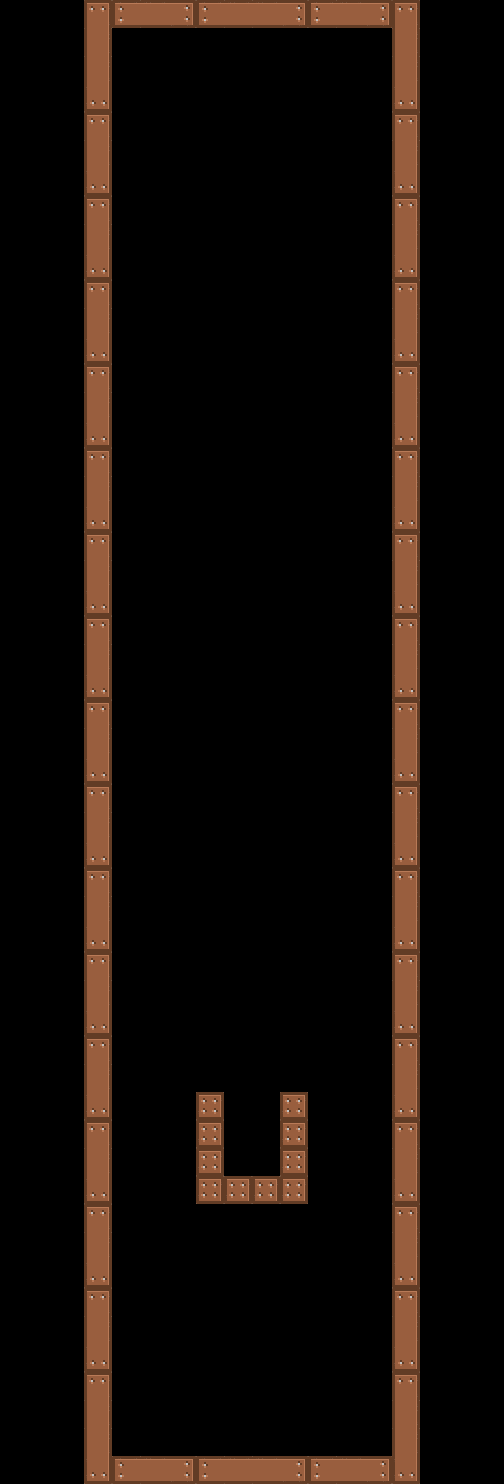

A level layout from a 2D game, rendered from its tile map. Below: a short description, then the map file with tile-grid data replaced by summaries:
An orthogonal 18x53 tile map with 28x28 px tiles, 2 tile layers (sky, collision) and 116 objects.

<map version="1.2" tiledversion="1.2.1" orientation="orthogonal" renderorder="right-down" width="18" height="53" tilewidth="28" tileheight="28" infinite="0" nextlayerid="113" nextobjectid="1696">
 <tileset firstgid="1" name="GallinatorSprite" tilewidth="28" tileheight="28" tilecount="100" columns="10">
  <image source="../images/GallinatorTile.png" width="280" height="280" />
  <tile id="0">
   <properties>
    <property name="Class" value="Cloud" />
   </properties>
  </tile>
  <tile id="1">
   <properties>
    <property name="Class" value="Tronco" />
   </properties>
  </tile>
  <tile id="2">
   <properties>
    <property name="Class" value="Chupachups" />
   </properties>
  </tile>
  <tile id="3">
   <properties>
    <property name="Class" value="Bastoncillo" />
   </properties>
  </tile>
  <tile id="4">
   <properties>
    <property name="Class" value="ChocoBlanco" />
   </properties>
  </tile>
  <tile id="5">
   <properties>
    <property name="Class" value="ChocoNegro" />
   </properties>
  </tile>
  <tile id="6">
   <properties>
    <property name="Class" value="Egipto1" />
   </properties>
  </tile>
  <tile id="7">
   <properties>
    <property name="Class" value="Egipto2" />
   </properties>
  </tile>
  <tile id="8">
   <properties>
    <property name="Class" value="Espada" />
   </properties>
  </tile>
  <tile id="9">
   <properties>
    <property name="Class" value="Flauta" />
   </properties>
  </tile>
  <tile id="10">
   <properties>
    <property name="Class" value="Hueso" />
   </properties>
  </tile>
  <tile id="11">
   <properties>
    <property name="Class" value="HuesoDino" />
   </properties>
  </tile>
  <tile id="12">
   <properties>
    <property name="Class" value="Jabon" />
   </properties>
  </tile>
  <tile id="13">
   <properties>
    <property name="Class" value="Ladrillo" />
   </properties>
  </tile>
  <tile id="14">
   <properties>
    <property name="Class" value="Lanza" />
   </properties>
  </tile>
  <tile id="15">
   <properties>
    <property name="Class" value="Lapiz" />
   </properties>
  </tile>
  <tile id="16">
   <properties>
    <property name="Class" value="Manilla" />
   </properties>
  </tile>
  <tile id="17">
   <properties>
    <property name="Class" value="Nave" />
   </properties>
  </tile>
  <tile id="18">
   <properties>
    <property name="Class" value="Pincel" />
   </properties>
  </tile>
  <tile id="19">
   <properties>
    <property name="Class" value="Pompero" />
   </properties>
  </tile>
  <tile id="20">
   <properties>
    <property name="Class" value="Roca" />
   </properties>
  </tile>
  <tile id="21">
   <properties>
    <property name="Class" value="Surf" />
   </properties>
  </tile>
  <tile id="22">
   <properties>
    <property name="Class" value="Tornillo" />
   </properties>
  </tile>
  <tile id="23">
   <properties>
    <property name="Class" value="Trineo" />
   </properties>
  </tile>
  <tile id="24">
   <properties>
    <property name="Class" value="Trompeta" />
   </properties>
  </tile>
  <tile id="25">
   <properties>
    <property name="Class" value="Via" />
   </properties>
  </tile>
  <tile id="26">
   <properties>
    <property name="Class" value="Viga" />
   </properties>
  </tile>
  <tile id="27">
   <properties>
    <property name="Class" value="Zanahoria" />
   </properties>
  </tile>
  <tile id="80">
   <properties>
    <property name="Class" value="Pizza" />
   </properties>
  </tile>
  <tile id="81">
   <properties>
    <property name="Class" value="Hamburger" />
   </properties>
  </tile>
  <tile id="82">
   <properties>
    <property name="Class" value="Reloj" />
   </properties>
  </tile>
  <tile id="83">
   <properties>
    <property name="Class" value="Helado" />
   </properties>
  </tile>
  <tile id="84">
   <properties>
    <property name="Class" value="Maiz" />
   </properties>
  </tile>
  <tile id="85">
   <properties>
    <property name="Class" value="Polo" />
   </properties>
  </tile>
  <tile id="86">
   <properties>
    <property name="Class" value="Trigo" />
   </properties>
  </tile>
  <tile id="87">
   <properties>
    <property name="Class" value="Muelle" />
   </properties>
  </tile>
  <tile id="88">
   <properties>
    <property name="Class" value="ChangeDirection" />
   </properties>
  </tile>
  <tile id="89">
   <properties>
    <property name="Class" value="Zorro" />
   </properties>
  </tile>
  <tile id="90">
   <properties>
    <property name="Class" value="Player" />
   </properties>
  </tile>
  <tile id="91">
   <properties>
    <property name="Class" value="Home" />
   </properties>
  </tile>
  <tile id="92">
   <properties>
    <property name="Class" value="Egg" />
   </properties>
  </tile>
  <tile id="93">
   <properties>
    <property name="Class" value="EggGolden" />
   </properties>
  </tile>
 </tileset>
 <layer id="111" name="sky" width="18" height="53">
  <properties>
   <property name="boundingBox" value="true" />
   <property name="type" value="0" />
  </properties>
  <data>[954 cells, 12 non-empty, 1 distinct tile ids]</data>
 </layer>
 <layer id="112" name="collision" width="18" height="53">
  <properties>
   <property name="collision" value="true" />
  </properties>
  <data>[954 cells, 136 non-empty, 7 distinct tile ids]</data>
 </layer>
 <objectgroup id="89" name="home">
  <object id="1528" gid="92" x="232" y="1176" width="28" height="28" />
 </objectgroup>
 <objectgroup id="90" name="player and eggs">
  <object id="1529" gid="91" x="140" y="84" width="28" height="28" />
  <object id="1566" gid="89" x="112" y="252" width="28" height="28" />
  <object id="1567" gid="89" x="364" y="252" width="28" height="28" />
  <object id="1569" gid="89" x="112" y="420" width="28" height="28" />
  <object id="1570" gid="89" x="364" y="420" width="28" height="28" />
  <object id="1571" gid="93" x="140" y="168" width="28" height="28" />
  <object id="1572" gid="93" x="112" y="168" width="28" height="28" />
  <object id="1573" gid="93" x="112" y="140" width="28" height="28" />
  <object id="1574" gid="93" x="140" y="140" width="28" height="28" />
  <object id="1575" gid="93" x="224" y="196" width="28" height="28" />
  <object id="1576" gid="93" x="252" y="196" width="28" height="28" />
  <object id="1577" gid="93" x="224" y="224" width="28" height="28" />
  <object id="1578" gid="93" x="252" y="224" width="28" height="28" />
  <object id="1579" gid="93" x="224" y="280" width="28" height="28" />
  <object id="1581" gid="93" x="224" y="308" width="28" height="28" />
  <object id="1582" gid="93" x="252" y="308" width="28" height="28" />
  <object id="1583" gid="93" x="252" y="280" width="28" height="28" />
  <object id="1584" gid="93" x="224" y="364" width="28" height="28" />
  <object id="1585" gid="93" x="224" y="392" width="28" height="28" />
  <object id="1586" gid="93" x="252" y="392" width="28" height="28" />
  <object id="1589" gid="93" x="336" y="112" width="28" height="28" />
  <object id="1590" gid="93" x="336" y="84" width="28" height="28" />
  <object id="1591" gid="93" x="364" y="84" width="28" height="28" />
  <object id="1592" gid="93" x="364" y="112" width="28" height="28" />
  <object id="1593" gid="93" x="112" y="308" width="28" height="28" />
  <object id="1594" gid="93" x="112" y="336" width="28" height="28" />
  <object id="1595" gid="93" x="364" y="336" width="28" height="28" />
  <object id="1596" gid="93" x="364" y="308" width="28" height="28" />
  <object id="1597" gid="85" x="238" y="56" width="28" height="28" />
  <object id="1602" gid="88" x="112" y="1456" width="28" height="28" />
  <object id="1603" gid="88" x="364" y="1456" width="28" height="28" />
  <object id="1604" gid="90" x="168" y="1456" width="28" height="28" />
  </objectgroup>
 <objectgroup id="94" name="clouds">
  <!-- 26 objects omitted --></objectgroup>
</map>
<!-- 83 of 116 objects omitted -->
